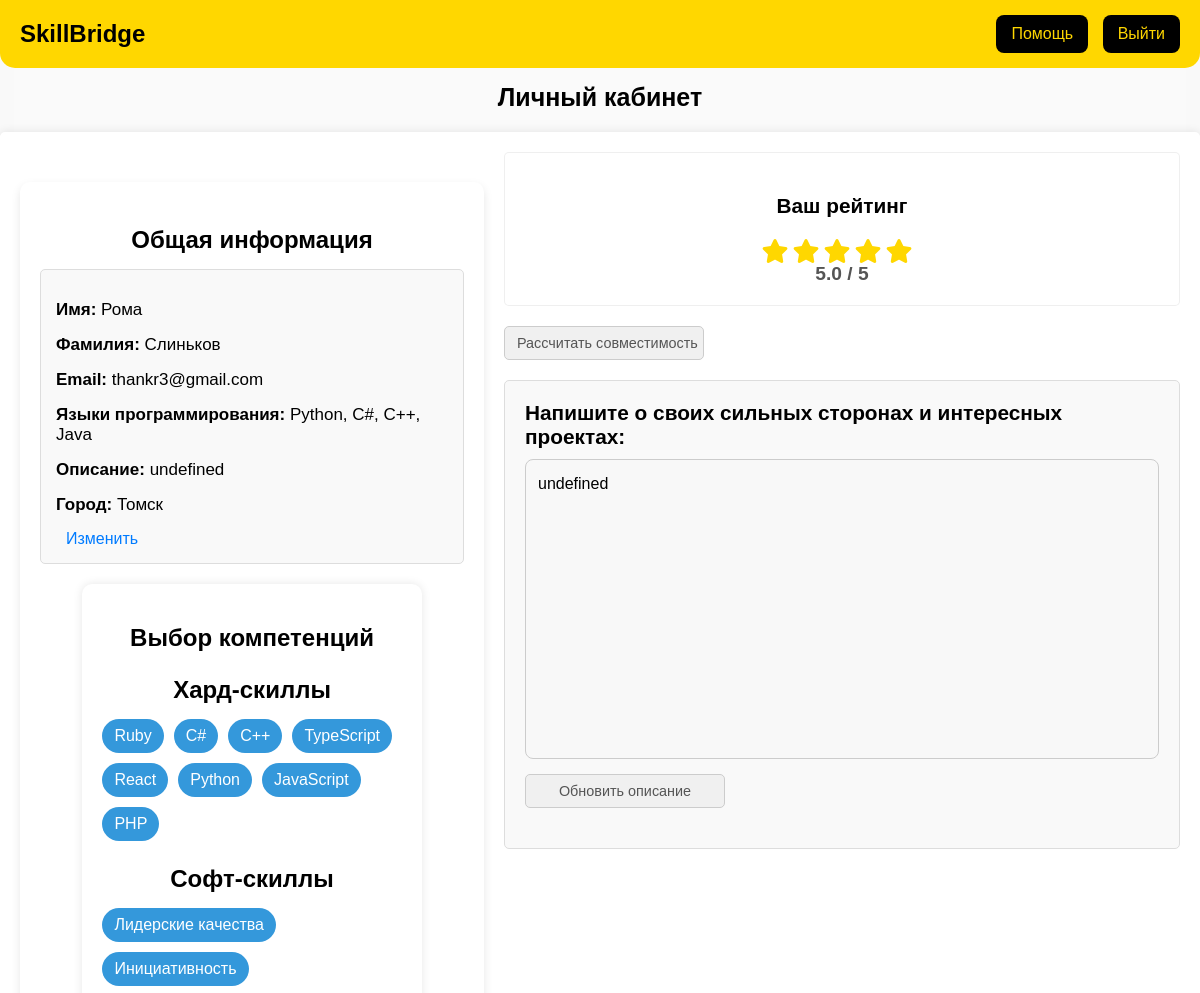
The app's page /profile_trainee (signed in, upper part), older data.
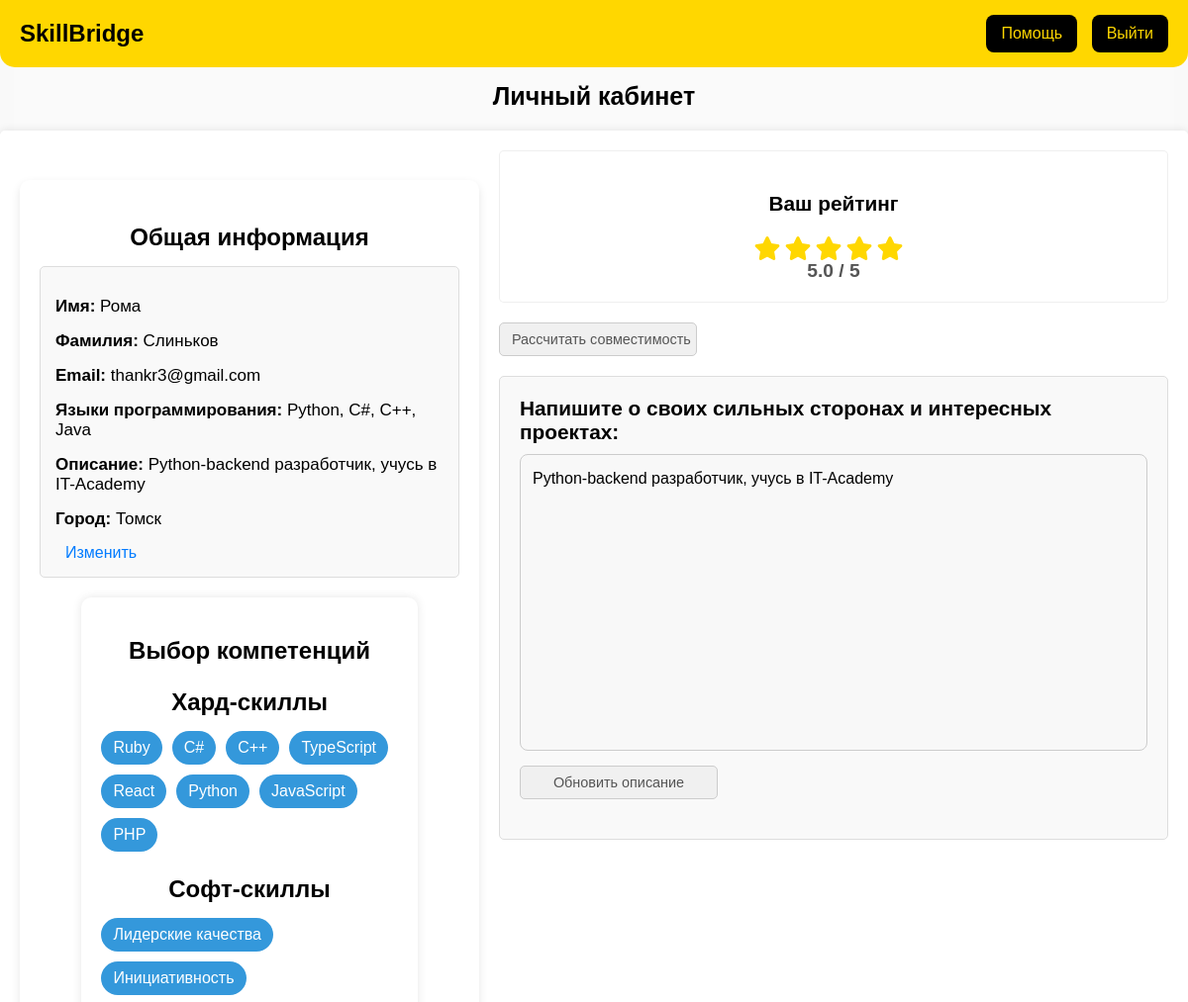
The same page, newer data.
### tables this page shows
CREATE TABLE users (
            id INTEGER PRIMARY KEY AUTOINCREMENT,
            first_name TEXT NOT NULL,
            last_name TEXT NOT NULL,
            email TEXT NOT NULL UNIQUE,
            password TEXT NOT NULL,
            project TEXT NOT NULL,
            languages TEXT,
            description TEXT,
            id_request INTEGER,
            id_rating INTEGER,
            FOREIGN KEY (id_rating) REFERENCES rating(id)
        );

### main.py (the view)
@app.route("/profile_trainee")
def profile_trainee_page():
    if 'email' not in session:
        app.logger.warning("Unauthorized access attempt to trainee profile")
        return redirect(url_for('first_page'))
    app.logger.debug(f"Trainee profile accessed by {session['email']}")
    email = session['email']
    user = get_user_by_email(email)
    app.logger.debug(f"Employer profile accessed by {session['email']}")
    if not user:
        flash('Пользователь не найден.')
        return redirect(url_for('first_page'))
    return render_template("profile_trainee.html", user=user)

### DB.py (called while the page is built)
def get_user_by_email(email):
    conn = sqlite3.connect('people_db.db')
    cursor = conn.cursor()
    cursor.execute('SELECT * FROM users WHERE email = ?', (email,))
    user = cursor.fetchone()
    cursor.close()
    conn.close()
    return user

### templates/profile_trainee.html (shortened to what this page needs)
<!DOCTYPE html>
<html lang="ru">
<head>
    <link rel="stylesheet" href="{{ url_for('static', filename='styles.css') }}">
    <link rel="stylesheet" href="https://cdnjs.cloudflare.com/ajax/libs/font-awesome/6.0.0/css/all.min.css" />
</head>
<body>
    <div class="header">
        <div class="logo"><a href="{{ url_for('first_page') }}">SkillBridge</a></div>
        <div class="header-buttons">
            <button onclick="alert('Помощь скоро будет доступна')">Помощь</button>
            <button onclick="logout()">Выйти</button>
        </div>
    </div>
    <h1 class="page__title">Личный кабинет</h1>
    <div class="container">
    <div class="information container__information1">
        <h3>Общая информация</h3>
        <div class="user-info">
            <p><strong>Имя:</strong> <span id="user-name">{{ user[1] }}</span> </p>
            <p><strong>Фамилия:</strong> <span id="user-name">{{ user[2] }}</span> </p>
            <p><strong>Email:</strong> <span id="user-email">{{ user[3] }}</span> </p>
            <p><strong>Языки программирования:</strong> <span id="lang">{{ user[6] }}</span> </p>
            <p><strong>Описание:</strong> <span id="description">{{ user[7] }}</span> </p>
            <p><strong>Город:</strong> <span id="city">Томск</span> </p>
            <a href="#" class="edit-link">Изменить</a>
        </div>
        <div class="skills-container">
            <h2>Выбор компетенций</h2>
            <div class="skills-section">
                <h3>Хард-скиллы</h3>
                <div class="skills-list" id="hard-skills">
                    <span class="skill" onclick="selectSkill(this, 'selected-hard-skills')">Ruby</span>
                    <span class="skill" onclick="selectSkill(this, 'selected-hard-skills')">C#</span>
                    <span class="skill" onclick="selectSkill(this, 'selected-hard-skills')">C++</span>
                    <span class="skill" onclick="selectSkill(this, 'selected-hard-skills')">TypeScript</span>
                    <span class="skill" onclick="selectSkill(this, 'selected-hard-skills')">React</span>
                    <span class="skill" onclick="selectSkill(this, 'selected-hard-skills')">Python</span>
                    <span class="skill" onclick="selectSkill(this, 'selected-hard-skills')">JavaScript</span>
                    <span class="skill" onclick="selectSkill(this, 'selected-hard-skills')">PHP</span>
                </div>
            </div>
            <div class="skills-section">
                <h3>Софт-скиллы</h3>
                <div class="skills-list" id="soft-skills">
                    <span class="skill" onclick="selectSkill(this, 'selected-soft-skills')">Лидерские качества</span>
                    <span class="skill" onclick="selectSkill(this, 'selected-soft-skills')">Инициативность</span>
                </div>
            </div>
        </div>
    </div>
<div class="right-column">
    <div class="container__information2">
        <h3>Ваш рейтинг</h3>
        <div class="star-rating">
            <i class="fa fa-star" aria-hidden="true"></i>
            <i class="fa fa-star" aria-hidden="true"></i>
            <i class="fa fa-star" aria-hidden="true"></i>
            <i class="fa fa-star" aria-hidden="true"></i>
            <i class="fa fa-star" aria-hidden="true"></i>
        </div>
        <span class="rating-value"></span>
    </div>
    <button class="updateRatingButton" onclick="window.location.href='{{ url_for('calculate_compatibility', user_id=user[0]) }}'">
        Рассчитать совместимость
    </button>
<div class="form container__information3 ">
    <label class="field form__field">
        <span class="field__title">Напишите о своих сильных сторонах и интересных проектах:</span>
        <textarea class="field__textarea" id="description" name="description">{{ user[7] if user[7] else '' }}</textarea>
      </label>
      <button class="updateDescriptionButton" id="updateDescriptionButton">Обновить описание</button>
</div>
</div>
</div>
    </body>
</html>

### static/styles.css (style rules this page uses)
* { padding: 0; box-sizing: border-box; font-family: Arial, sans-serif; }
body { margin: 0; font-family: Arial, sans-serif; background-color: #f8f8f8; }
body::before { content: ""; position: fixed; top: 0; left: 0; width: 100%; height: 100%; background: url('/src/images/istockphoto-527543742-170667a.jpg') no-repeat center center/cover; filter: blur(15px); opacity: 0.3; z-index: -1; }
.header { background-color: #FFD700; color: #000; display: flex; justify-content: space-between; align-items: center; padding: 15px 20px; border-radius: 0 0 15px 15px; }
.logo { font-size: 24px; font-weight: bold; }
.header-buttons button { background-color: #000; color: #FFD700; border: none; padding: 10px 15px; margin-left: 10px; font-size: 16px; cursor: pointer; border-radius: 8px; transition: 0.3s; }
.information { padding: 20px; max-width: 800px; margin: 30px auto; background: white; border-radius: 10px; box-shadow: 0px 4px 10px rgba(0, 0, 0, 0.1); }
.container { display: flex; max-width: 1400px; margin: 20px auto; padding: 20px; background-color: #fff; border-radius: 5px; box-shadow: 0 0 10px rgba(0, 0, 0, 0.1); }
.container__information1 { width: 40%; padding: 20px; box-sizing: border-box; }
.information h3 { font-size: 1.5em; margin-bottom: 15px; color: #000000; display: flex; justify-content: center; }
.user-info { border: 1px solid #ddd; padding: 15px; border-radius: 5px; background-color: #f9f9f9; margin-bottom: 15px; }
.user-info p { margin: 15px 0; font-size: 17px; }
.user-info strong { font-weight: bold; }
.edit-link { color: #007bff; text-decoration: none; margin-left: 10px; }
.right-column { width: 60%; padding-left: 20px; box-sizing: border-box; display: flex; flex-direction: column; }
.container__information2 { background-color: #ffffff; border: 1px solid #eeee; padding: 20px; border-radius: 5px; margin-bottom: 20px; text-align: center; box-shadow: 0 2px 5 px rgba(0, 0, 0, 0.05); }
.container__information2 h3 { font-size: 1.3em; color: #000000; }
.container__information3 { display: flex; flex-direction: column; }
.form { border: 1px solid #ddd; padding: 20px; border-radius: 5px; background-color: #f9f9f9; box-sizing: border-box; }
.form__field { display: block; margin-bottom: 15px; width: 100%; }
.field__title { display: block; font-weight: bold; margin-bottom: 5px; font-size: 1.3em; color: #000000; transition: none; }
.field__textarea { width: 100%; height: 300px; padding: 12px; border: 1px solid #ccc; border-radius: 8px; box-sizing: border-box; resize: none; font-family: Arial, sans-serif; font-size: 1em; line-height: 1.5; color: black; background-color: #f8f8f8; display: block; }
.page__title { display: flex; justify-content: center; align-items: center; margin-top: 15px; font-size: 25px; }
.star-rating { display: inline-block; margin-right: 10px; }
.star-rating { display: flex; flex-direction: row; justify-content: center; align-items: center; }
.star-rating i { font-size: 1.5em; color: #ddd; margin: 0 2px; }
.star-rating i.active { color: #FFD700; }
.rating-value { font-size: 1.2em; font-weight: bold; color: #555; display: inline-block; }
.updateRatingButton { background-color: #f0f0f0; border: 1px solid #ccc; border-radius: 5px; padding: 8px 12px; font-size: 0.9em; color: #555; cursor: pointer; transition: background-color 0.2s ease; white-space: nowrap; display: inline-block; width: 200px; margin-bottom: 20px; }
h2, h3 { text-align: center; }
.internship-container, .skills-container { width: 80%; max-width: 700px; margin: 20px auto; background: white; padding: 20px; border-radius: 10px; box-shadow: 0 0 10px rgba(0, 0, 0, 0.1); }
.skills-list, .selected-skills { display: flex; flex-wrap: wrap; gap: 10px; margin-bottom: 10px; }
.skill { padding: 8px 12px; background: #3498db; color: white; border-radius: 20px; cursor: pointer; display: inline-block; }
textarea { width: 100%; height: 50px; margin-top: 10px; resize: none; padding: 10px; font-size: 14px; border: 1px solid #ccc; border-radius: 5px; }
.updateDescriptionButton { background-color: #f0f0f0; border: 1px solid #ccc; border-radius: 5px; padding: 8px 12px; font-size: 0.9em; color: #555; cursor: pointer; transition: background-color 0.2s ease; white-space: nowrap; display: inline-block; width: 200px; margin-bottom: 20px; }
.logo a { text-decoration: none; color: inherit; }
button { transition: all 0.3s ease; }

Row changes from the older to the newer data that the page shows:
changed users "Рома": description "undefined" → "Python-backend разработчик, учусь в IT-Academy"
